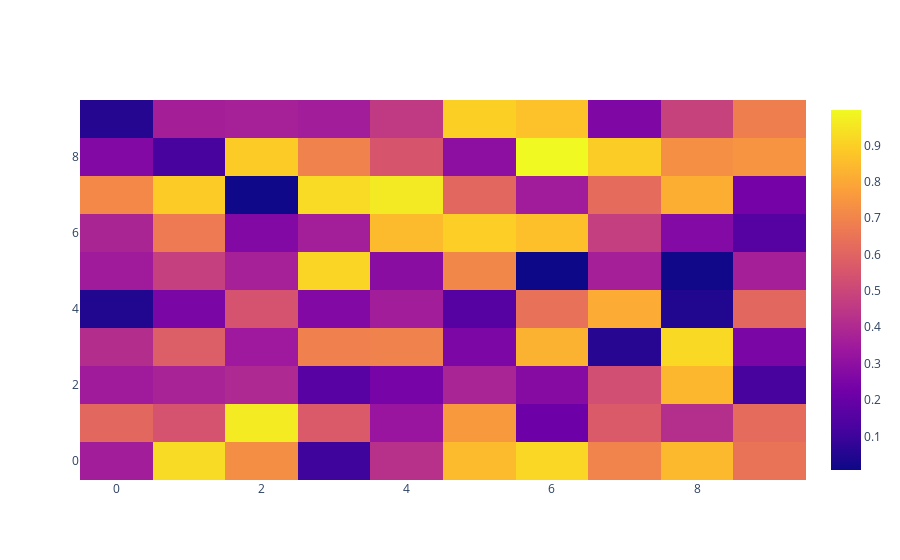

Notebook cell for this chart:
### Code cell
# heatmap in plotly
data=np.random.rand(10,10)
heatmap=go.Heatmap(z=data)
fig = go.Figure(data=[heatmap])
fig.show()
